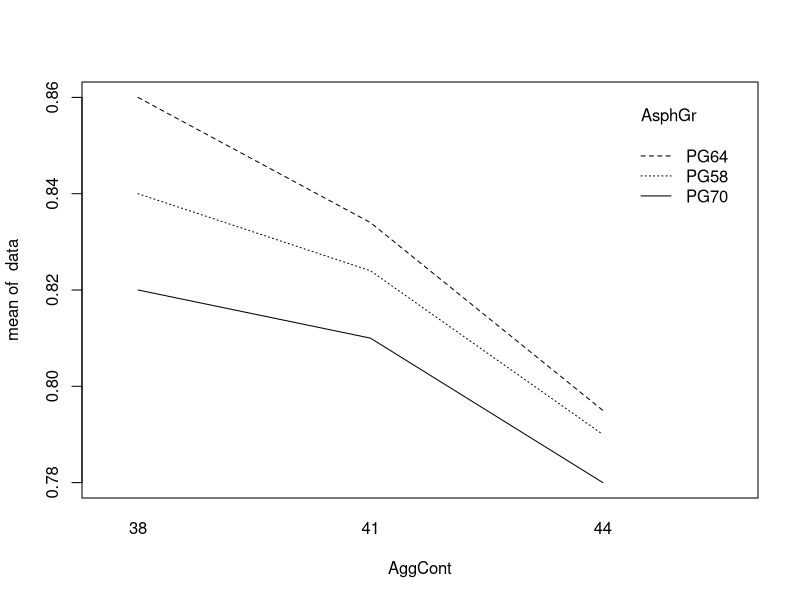
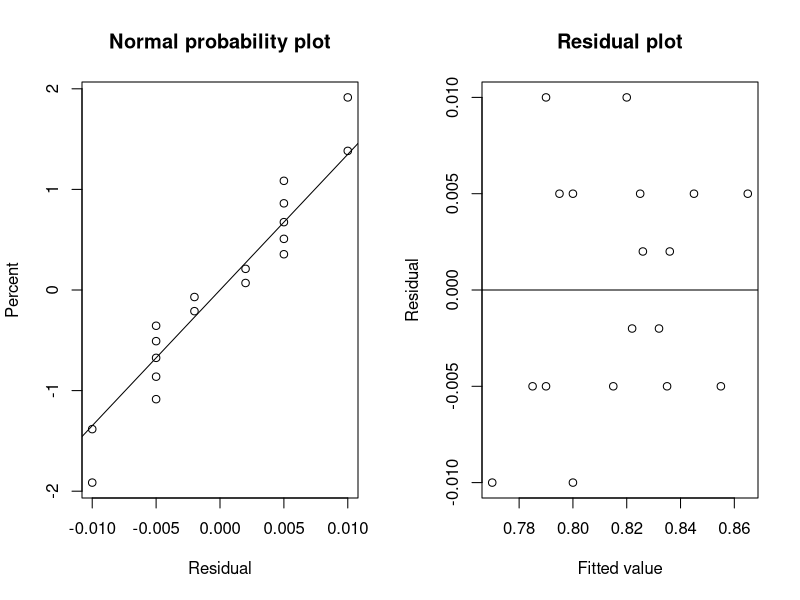

Write the R code that produced these figures, in order.
#Ex11.7, Page 435

AggCont<-rep(c("38","41","44"),each=6)
AsphGr<-rep(c("PG58","PG64","PG70"),6)
data<-c(0.835,0.855,0.815,0.845,0.865,0.825,0.822,0.832,0.800,0.826,0.836,0.820,0.785,0.790,0.770,0.795,0.800,0.790)
df1<-data.frame(AggCont,AsphGr,data)
print(df1)

#To find mean for corresponding content data
cat("\nCoarse aggregate content(%) mean values:\n")
m1<-tapply(df1$data,list(AggCont),mean)
print(m1)

#To find mean of corresponding Asphalt binder grade data
cat("\nAsphalt binder grade mean values:\n")
m2<-tapply(df1$data,list(AsphGr),mean)
print(m2)


#To display ANOVA table
model<-lm(data~AsphGr+AggCont+AsphGr:AggCont)
a<-aov(data~AsphGr+AggCont+AsphGr:AggCont)
print(a)
print(summary(a))

#To display interaction plots(Thermal diffusivity data is not given)
interaction.plot(AggCont,AsphGr,response=data)

#Plots for checking normality and constant variance assumptions
par(mfrow=c(1,2))
qqnorm(model$residuals,datax=TRUE,main="Normal probability plot",ylab="Residual",xlab="Percent")
qqline(model$residuals,datax=TRUE)

plot(df1$data,resid(model),main="Residual plot",xlab="Fitted value",ylab="Residual")
abline(0,0)
